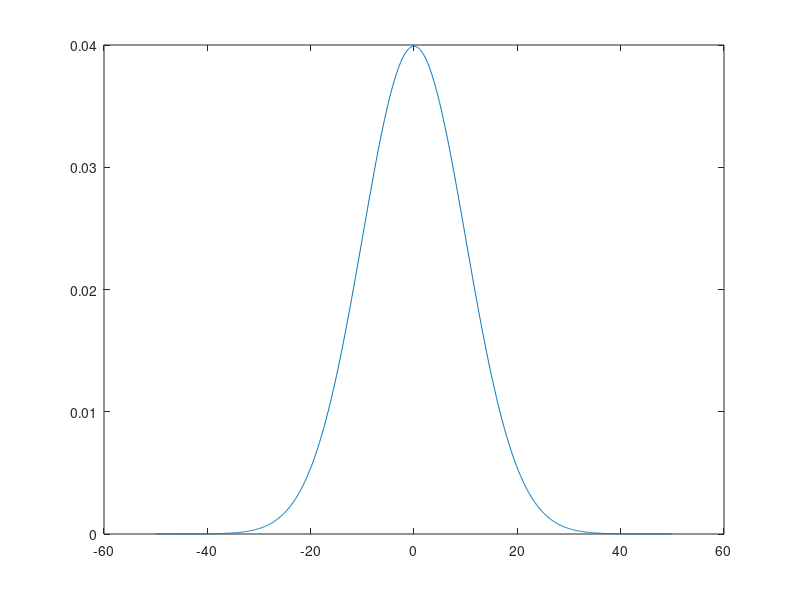

Here is the MATLAB script that generated this plot:
 %graphing PDF function with random variables
 mu=0; 
 sigma=10; 
 MAX = 50; 
 MIN = -50; 
 STEP = (MAX - MIN) / 1000; 
 PDF = normpdf(MIN:STEP:MAX, mu, sigma); 
 plot(MIN:STEP:MAX, PDF) 